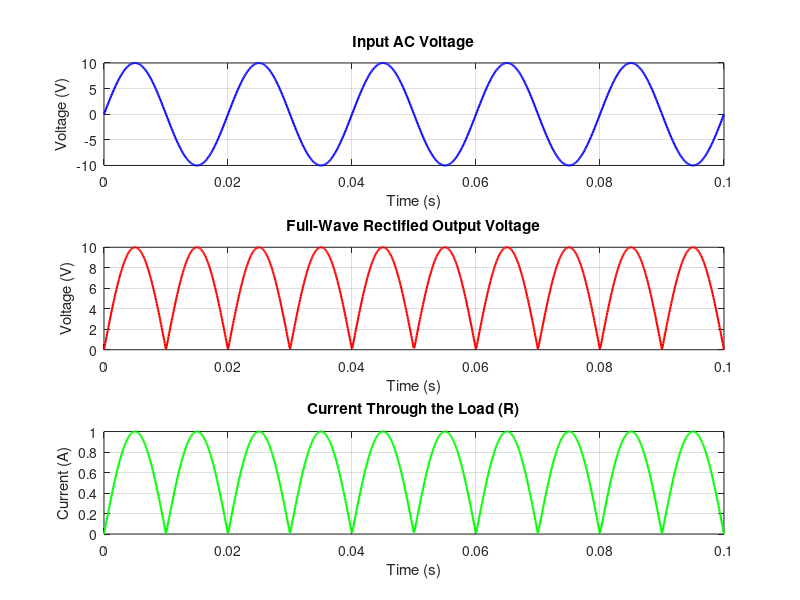

Source code (MATLAB):
% MATLAB code to simulate single-phase full-wave rectifier with R load

clc; clear; close all;

% Parameters
Vm = 10;               % Peak AC voltage (in volts)
f = 50;                % Frequency of AC supply (in Hz)
R = 10;                % Load resistance (in ohms)
t = linspace(0, 0.1, 1000); % Time vector (in seconds)

% Input AC voltage (sinusoidal waveform)
V_in = Vm * sin(2 * pi * f * t);

% Full-Wave Rectified Output Voltage (Absolute value of input)
V_rectified = abs(V_in);

% Current through the Load (Ohm's law: V = IR)
I_load = V_rectified / R;

% Plotting the input AC voltage and rectified output voltage
figure;

% Input AC voltage plot
subplot(3,1,1);
plot(t, V_in, 'b', 'LineWidth', 1.5);
title('Input AC Voltage');
xlabel('Time (s)');
ylabel('Voltage (V)');
grid on;

% Rectified voltage plot
subplot(3,1,2);
plot(t, V_rectified, 'r', 'LineWidth', 1.5);
title('Full-Wave Rectified Output Voltage');
xlabel('Time (s)');
ylabel('Voltage (V)');
grid on;

% Current through the load plot
subplot(3,1,3);
plot(t, I_load, 'g', 'LineWidth', 1.5);
title('Current Through the Load (R)');
xlabel('Time (s)');
ylabel('Current (A)');
grid on;

% Displaying average DC output voltage and current
V_dc_avg = mean(V_rectified);
I_dc_avg = mean(I_load);

disp(['Average DC Output Voltage (Vdc): ', num2str(V_dc_avg), ' V']);
disp(['Average DC Load Current (Idc): ', num2str(I_dc_avg), ' A']);
